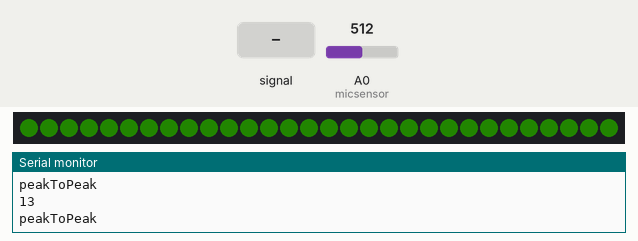
This sketch was run on a simulated ATtiny85, built with avr-gcc and run on an emulated ATtiny85. Parts: 30 RGB LEDs in strip order, left to right, the last lines printed to the serial monitor. The test bench sets the inputs (shaded band); at power-on: A0 (micsensor) = 512. Dim RGB values are drawn brighter than linear.

Above: at 1.2 s.
1.3 s: A0 (micsensor) fed a 200 Hz sine of ±460 counts around its level
At 2.5 s:
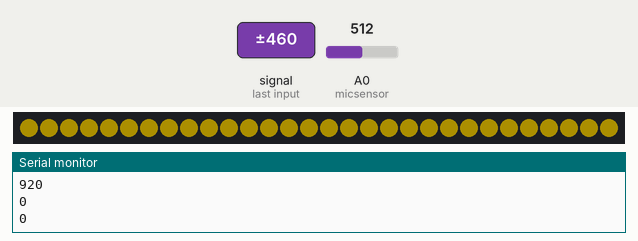
4.3 s: A0 (micsensor) fed a 1000 Hz sine of ±255 counts around its level
At 5.3 s:
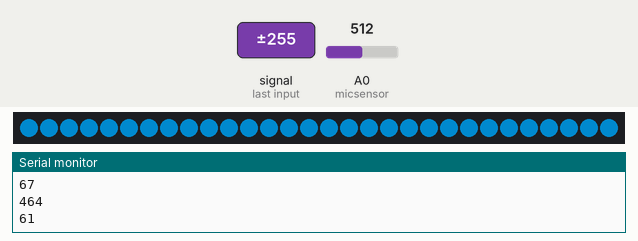
7.3 s: A0 (micsensor) set to 611
At 9.2 s:
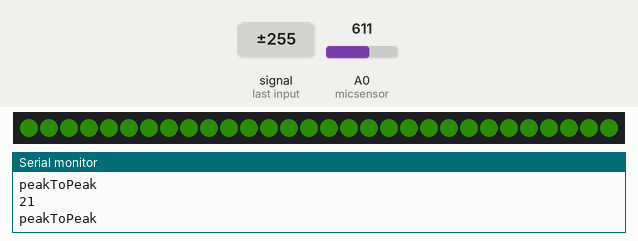
10.3 s: A0 (micsensor) fed a 200 Hz sine of ±255 counts around its level
At 11.3 s:
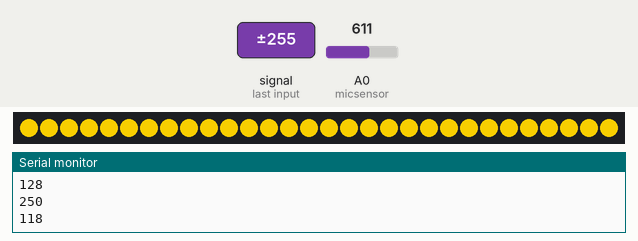
13.3 s: A0 (micsensor) set to 591
At 14.8 s:
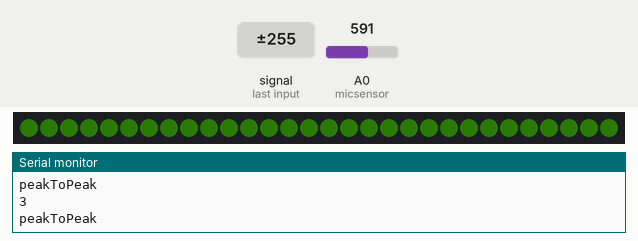
15.2 s: A0 (micsensor) set to 391
At 18.4 s:
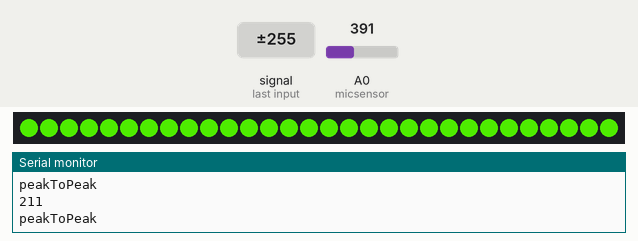
Timing chart, 0 to 18.9 s (numbered marks = the images above; inputs shaded):
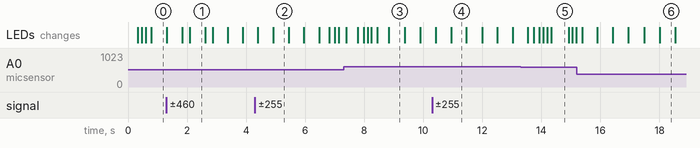

Measured:
- after the input at 1.3 s, the LEDs: first differ from a run without the input after 0.54 s (image 1 shows a later state)
- after the input at 7.3 s, the LEDs: first differ from a run without the input after 0.49 s (image 3 shows a later state)
- after the input at 10.3 s, the LEDs: first differ from a run without the input after 0.65 s (image 4)
- what the display in image 1 shows lasts 0.5 s, from 2.1 s to 2.6 s

The sketch:

changeColorBright.ino
```cpp
const int sampleWindow = 250; // Sample window width in mS (250 mS = 4Hz)
unsigned int knock;

int micsensor = A0; // Attach the Soundsensor to analogRead pin A0
int micsensorVal = 0; // Attach the Soundsensor to analogRead pin A0

// Simple strand test for Adafruit Dot Star RGB LED strip.
// This is a basic diagnostic tool, NOT a graphics demo...helps confirm
// correct wiring and tests each pixel's ability to display red, green
// and blue and to forward data down the line.  By limiting the number
// and color of LEDs, it's reasonably safe to power a couple meters off
// the Arduino's 5V pin.  DON'T try that with other code!

unsigned int peakToPeak = 0;   // peak-to-peak level


#include <Adafruit_DotStar.h>
// Because conditional #includes don't work w/Arduino sketches...
#include <SPI.h>         // COMMENT OUT THIS LINE FOR GEMMA OR TRINKET
//#include <avr/power.h> // ENABLE THIS LINE FOR GEMMA OR TRINKET

#define NUMPIXELS 30 // Number of LEDs in strip

// Here's how to control the LEDs from any two pins:
#define DATAPIN    4
#define CLOCKPIN   5
Adafruit_DotStar strip = Adafruit_DotStar(
  NUMPIXELS, DATAPIN, CLOCKPIN, DOTSTAR_BRG);
// The last parameter is optional -- this is the color data order of the
// DotStar strip, which has changed over time in different production runs.
// Your code just uses R,G,B colors, the library then reassigns as needed.
// Default is DOTSTAR_BRG, so change this if you have an earlier strip.

// Hardware SPI is a little faster, but must be wired to specific pins
// (Arduino Uno = pin 11 for data, 13 for clock, other boards are different).
//Adafruit_DotStar strip = Adafruit_DotStar(NUMPIXELS, DOTSTAR_BRG);

// add HSL to rgb

const byte dim_curve[] = {
    0,   1,   1,   2,   2,   2,   2,   2,   2,   3,   3,   3,   3,   3,   3,   3,
    3,   3,   3,   3,   3,   3,   3,   4,   4,   4,   4,   4,   4,   4,   4,   4,
    4,   4,   4,   5,   5,   5,   5,   5,   5,   5,   5,   5,   5,   6,   6,   6,
    6,   6,   6,   6,   6,   7,   7,   7,   7,   7,   7,   7,   8,   8,   8,   8,
    8,   8,   9,   9,   9,   9,   9,   9,   10,  10,  10,  10,  10,  11,  11,  11,
    11,  11,  12,  12,  12,  12,  12,  13,  13,  13,  13,  14,  14,  14,  14,  15,
    15,  15,  16,  16,  16,  16,  17,  17,  17,  18,  18,  18,  19,  19,  19,  20,
    20,  20,  21,  21,  22,  22,  22,  23,  23,  24,  24,  25,  25,  25,  26,  26,
    27,  27,  28,  28,  29,  29,  30,  30,  31,  32,  32,  33,  33,  34,  35,  35,
    36,  36,  37,  38,  38,  39,  40,  40,  41,  42,  43,  43,  44,  45,  46,  47,
    48,  48,  49,  50,  51,  52,  53,  54,  55,  56,  57,  58,  59,  60,  61,  62,
    63,  64,  65,  66,  68,  69,  70,  71,  73,  74,  75,  76,  78,  79,  81,  82,
    83,  85,  86,  88,  90,  91,  93,  94,  96,  98,  99,  101, 103, 105, 107, 109,
    110, 112, 114, 116, 118, 121, 123, 125, 127, 129, 132, 134, 136, 139, 141, 144,
    146, 149, 151, 154, 157, 159, 162, 165, 168, 171, 174, 177, 180, 183, 186, 190,
    193, 196, 200, 203, 207, 211, 214, 218, 222, 226, 230, 234, 238, 242, 248, 255,
};
int sensorVal = 0; // store the value coming from the sensor
int fadeVal   = 0; // value that changes between 0-255
int fadeSpeed = 5; // 'speed' of fading

// getRGB function stores RGB values in this array
// use these values for the red, blue, green led.
int rgb_colors[3];

int hue, saturation, brightness;


void setup()
{
  Serial.begin(9600);
  pinMode(micsensor, INPUT); // Declare the knock as Input

  #if defined(__AVR_ATtiny85__) && (F_CPU == 16000000L)
  clock_prescale_set(clock_div_1); // Enable 16 MHz on Trinket
#endif


  strip.begin(); // Initialize pins for output
  strip.show();  // Turn all LEDs off ASAP
}

int      head  = 0, tail = -3; // Index of first 'on' and 'off' pixels
uint32_t color = 0xFF0000;      //


void loop(){

  unsigned int signalMax = 0;
  unsigned int signalMin = 1024;
  unsigned long start = millis(); // Start of sample window


  // collect data for 250 miliseconds
  while (millis() - start < sampleWindow)
  {
    micsensorVal = analogRead(A0);
    if (micsensorVal < 1024)  //This is the max of the 10-bit ADC so this loop will include all readings
    {
      if (micsensorVal > signalMax)
      {
        signalMax = micsensorVal;  // save just the max levels
      }
      else if (micsensorVal < signalMin)
      {
        signalMin = micsensorVal;  // save just the min levels
      }
    }

    if (peakToPeak >= 0 && peakToPeak<200)
  {
  /* code */
  Serial.println("peakToPeak");
  fadingColor(100);
  }else if(peakToPeak >= 201 && peakToPeak < 400){
  // color=0xFF0000;
  fadingColor(200);
  }else if (peakToPeak >= 401 && peakToPeak < 600){
  fadingColor(50);
  }else if (peakToPeak >= 601 && peakToPeak < 800){
  fadingColor(10);
  }else if(peakToPeak >= 801 && peakToPeak < 1023){
  fadingColor(300);
  }


  }
  peakToPeak = signalMax - signalMin;  // max - min = peak-peak amplitude
  //double volts = (peakToPeak * 3.3) / 1024;  // convert to volts


  Serial.println(peakToPeak);

}

// updata color function
int addcolor(int colorR,int colorG,int colorB, int delayTime){
  for (int i = 0; i < NUMPIXELS; ++i)
  {
  /* code */
  strip.setPixelColor(i, colorR,colorG,colorB); // 'On' pixel at head
 // strip.setPixelColor(tail, 0);     // 'Off' pixel at tail
  strip.show();                     // Refresh strip

  }
    delay(delayTime);
//    Serial.println("work");
         // Pause 20 milliseconds (~50 FPS)
}

void fadingColor(int hueFade){
  fadeVal = fadeVal + fadeSpeed;         // change fadeVal by speed
  fadeVal = constrain(fadeVal, 0, 255);  // keep fadeVal between 0 and 255

  if(fadeVal==255 || fadeVal==0)         // change from up>down or down-up (negative/positive)
  { fadeSpeed = -fadeSpeed;
  }

  // hue        = map(sensorVal,0, 1023,0, 359);     // hue is a number between 0 and 360
  hue        = hueFade;     // hue is a number between 0 and 360
  saturation = 255;                               // saturation is a number between 0 - 255
  brightness = fadeVal;                           // value is a number between 0 - 255

  getRGB(hue,saturation,brightness,rgb_colors);   // converts HSB to RGB


  addcolor(rgb_colors[0],rgb_colors[1],rgb_colors[2], 0);
  Serial.println(rgb_colors[1]);

}

void fadeLED(){
  for (int i = 0; i < NUMPIXELS; ++i)
  {
    /* code */
    uint32_t colorLED;
    colorLED = strip.GetPixelColor(i);

  }

}
// change to RGB
void getRGB(int hue, int sat, int val, int colors[3]) {
  /* convert hue, saturation and brightness ( HSB/HSV ) to RGB
     The dim_curve is used only on brightness/value and on saturation (inverted).
     This looks the most natural.
  */

  val = dim_curve[val];
  sat = 255-dim_curve[255-sat];

  int r;
  int g;
  int b;
  int base;

  if (sat == 0) { // Acromatic color (gray). Hue doesn't mind.
    colors[0]=val;
    colors[1]=val;
    colors[2]=val;
  } else  {

    base = ((255 - sat) * val)>>8;

    switch(hue/60) {
    case 0:
        r = val;
        g = (((val-base)*hue)/60)+base;
        b = base;
    break;

    case 1:
        r = (((val-base)*(60-(hue%60)))/60)+base;
        g = val;
        b = base;
    break;

    case 2:
        r = base;
        g = val;
        b = (((val-base)*(hue%60))/60)+base;
    break;

    case 3:
        r = base;
        g = (((val-base)*(60-(hue%60)))/60)+base;
        b = val;
    break;

    case 4:
        r = (((val-base)*(hue%60))/60)+base;
        g = base;
        b = val;
    break;

    case 5:
        r = val;
        g = base;
        b = (((val-base)*(60-(hue%60)))/60)+base;
    break;
    }

    colors[0]=r;
    colors[1]=g;
    colors[2]=b;
  }
}
```
